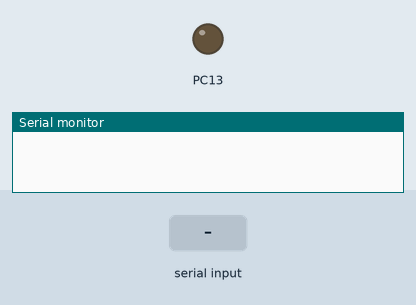
Simulated run of this sketch. Board: STM32 Blue Pill. On the bench: output pins drawn as LEDs (lit = HIGH), the last lines printed to the serial monitor. The test bench sets the inputs (shaded band).

Above: at 1.2 s.
1.3 s: "r" received over Serial
At 2.6 s:
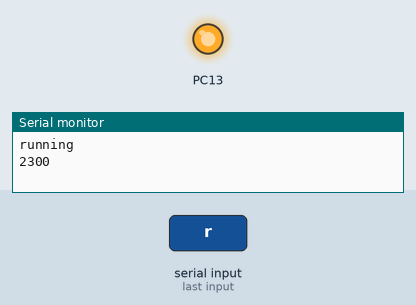
4.3 s: "s" received over Serial
At 4.8 s:
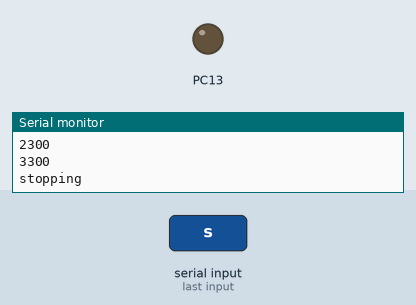
Timing chart, 0 to 7.3 s (numbered marks = the images above; inputs shaded):
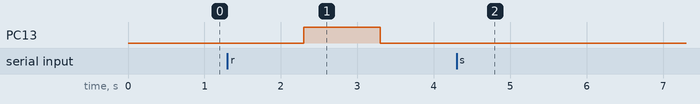

Measured:
- after the input at 1.3 s, PC13: LOW → HIGH after 1.0 s, → LOW 1.0 s later
- after the input at 4.3 s, PC13: stops changing and stays LOW

The sketch:

interruptTest.ino
```cpp
/*
Testing timer-based interrupt calls on STM32

*/

HardwareTimer tim(2);	//timer 2

void setup() {
	Serial.begin(19200);
	tim.setMode(TIMER_CH1, TIMER_OUTPUTCOMPARE);
	tim.setPeriod(1000000);	// 1s in microseconds
	tim.attachCompare1Interrupt(printerrupt);
	pinMode(PC13, OUTPUT);
}

bool running = false;
char kar;
void loop() {
	if(Serial.available()){
		 kar = Serial.read();
		if(kar == 'r'){
			Serial.println("running");
			tim.resume();
		}
		else if(kar == 's'){
			Serial.println("stopping");
			tim.pause();
		}
		if(kar == 'd'){
			tim.refresh();
		}
	}
}

void printerrupt(void) {
	Serial.println(millis());
	toggleLED();
}

void toggleLED(){
	digitalWrite(PC13, !digitalRead(PC13));
}
```
